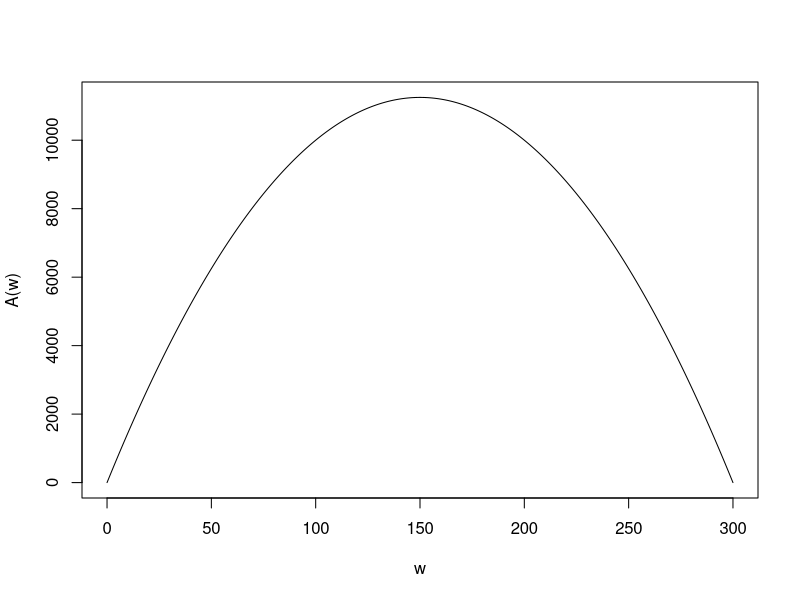
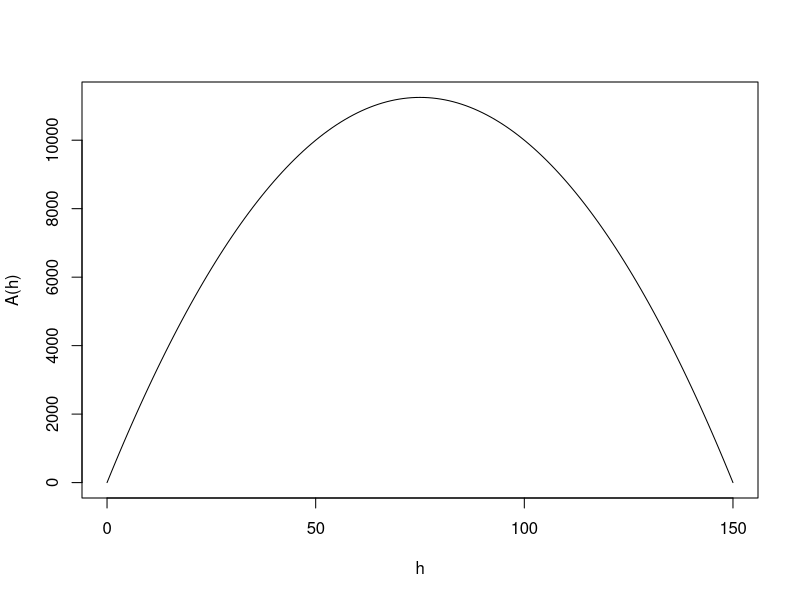

Here is the R script that generated these plots, in order:
A <- function(w){(300-w)/2*w}
A(10)

w <- seq(0,300,1)
plot(w, A(w), type = "l")


A <- function(h){(h)*(300-2*h)}
A(10)

h <- seq(0,150,1)
plot(h, A(h), type = "l")
